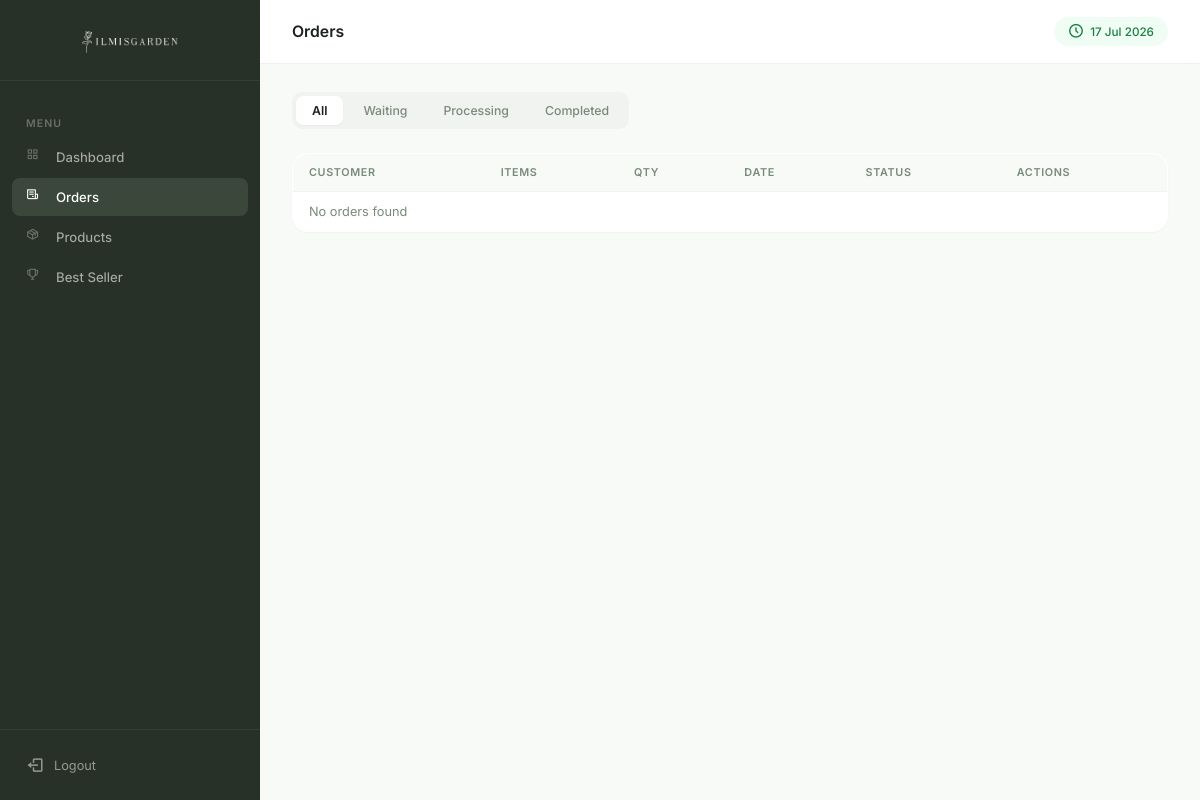
Before: /notuser/admin_transaction.php (signed in) with the older database file.
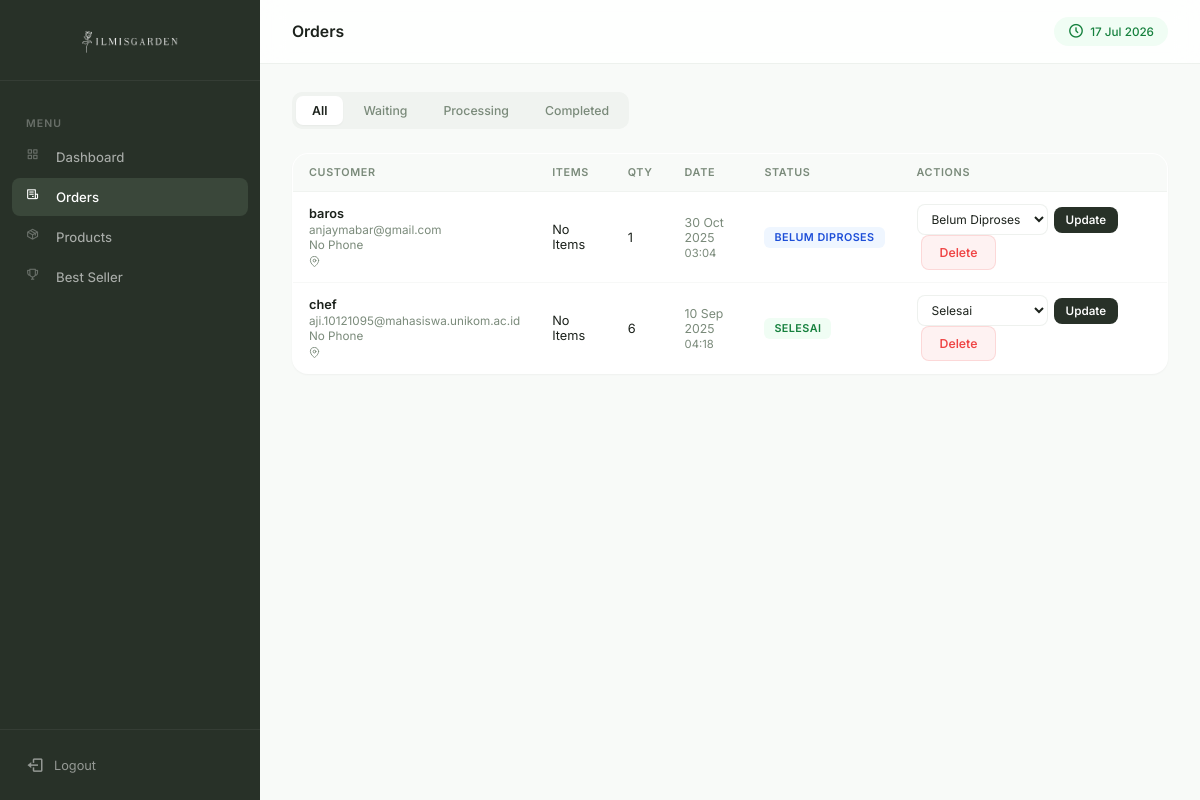
After: the same page with the newer database file.
### tables this page shows
CREATE TABLE IF NOT EXISTS `transactions` (
  `id_transaction` int(11) NOT NULL AUTO_INCREMENT,
  `user_id` varchar(10) NOT NULL,
  `total_items` int(11) NOT NULL,
  `subtotal` bigint(20) NOT NULL,
  `status` enum('belum diproses','diproses','selesai') DEFAULT 'belum diproses',
  `created_at` timestamp NOT NULL DEFAULT current_timestamp(),
  PRIMARY KEY (`id_transaction`),
  KEY `user_id` (`user_id`),
  CONSTRAINT `transactions_ibfk_1` FOREIGN KEY (`user_id`) REFERENCES `users` (`id_user`) ON DELETE CASCADE
);

CREATE TABLE IF NOT EXISTS `users` (
  `id_user` varchar(10) NOT NULL,
  `username` varchar(50) NOT NULL,
  `email` varchar(100) NOT NULL,
  `whatsapp` varchar(20) NOT NULL,
  `password` varchar(255) NOT NULL,
  `date_of_birth` date DEFAULT NULL,
  `created_at` timestamp NOT NULL DEFAULT current_timestamp(),
  `address` text NOT NULL,
  PRIMARY KEY (`id_user`),
  UNIQUE KEY `email` (`email`)
);

### notuser/admin_transaction.php (the view, shortened to what this page needs)
<?php
require '../conn/db.php';
function formatWA($number) {
    $number = preg_replace('/[^0-9]/', '', $number);
    return $number;
}
$status_filter = $_GET['status'] ?? 'all';
$sql = "
    SELECT
        t.id_transaction,
        t.total_items,
        t.subtotal,
        t.status,
        t.created_at,
        u.username,
        u.email,
        u.whatsapp,
        u.address,
        GROUP_CONCAT(p.name, ' (x', ti.qty, ')' SEPARATOR ', ') AS items
    FROM transactions t
    LEFT JOIN users u ON t.user_id = u.id_user
    LEFT JOIN transaction_items ti ON t.id_transaction = ti.transaction_id
    LEFT JOIN products p ON ti.product_id = p.id
    GROUP BY t.id_transaction
    ORDER BY t.created_at DESC
";
$transactions = $pdo->query($sql)->fetchAll();
?>
<!DOCTYPE html>
<html lang="id">
<head>
<link rel="stylesheet" href="admin_theme.css?v=<?= time() ?>">
<link href='https://unpkg.com/boxicons@2.1.4/css/boxicons.min.css' rel='stylesheet'>
</head>
<body>
<?php
include 'admin_layout.php';
?>
<div class="tabs">
  <a href="?status=all" class="<?= $status_filter=='all'?'active':'' ?>">All</a>
  <a href="?status=belum diproses" class="<?= $status_filter=='belum diproses'?'active':'' ?>">Waiting</a>
  <a href="?status=diproses" class="<?= $status_filter=='diproses'?'active':'' ?>">Processing</a>
  <a href="?status=selesai" class="<?= $status_filter=='selesai'?'active':'' ?>">Completed</a>
</div>
<table class="transaction-table">
<thead>
<tr>
  <th>Customer</th>
  <th>Items</th>
  <th>Qty</th>
  <th>Date</th>
  <th>Status</th>
  <th>Actions</th>
</tr>
</thead>
<tbody>
<?php
$filtered = array_filter($transactions, function ($t) use ($status_filter) {
    return $status_filter === 'all' || $t['status'] === $status_filter;
});
if (empty($filtered)): ?>
<tr>
  <td colspan="6" class="empty">No orders found</td>
</tr>
<?php else:
foreach ($filtered as $t):
$wa = formatWA($t['whatsapp']);
if ($t['status'] === 'belum diproses') {
    $msg = 'Halo '.$t['username'].', pesanan Anda sudah kami terima.';
} elseif ($t['status'] === 'diproses') {
    $msg = 'Halo '.$t['username'].', pesanan Anda sedang diproses.';
} elseif ($t['status'] === 'selesai') {
    $msg = 'Halo '.$t['username'].', pesanan Anda sudah dikirim.';
} else {
    $msg = 'Halo '.$t['username'];
}
?>
<tr>
<td data-label="Customer">
  <div style="font-weight:600;margin-bottom:2px;"><?= htmlspecialchars($t['username'] ?? 'Guest / Deleted User') ?></div>
  <div style="font-size:0.78rem;color:var(--muted);"><?= htmlspecialchars($t['email'] ?? '-') ?></div>
  <?php if (!empty($wa)): ?>
  <a href="https://wa.me/<?= $wa ?>?text=<?= urlencode($msg) ?>"
     target="_blank"
     style="display:inline-flex;align-items:center;gap:4px;font-size:0.78rem;color:#16a34a;font-weight:500;margin-top:4px;">
     <svg xmlns="http://www.w3.org/2000/svg" viewBox="0 0 24 24" fill="none" stroke="currentColor" stroke-width="2" stroke-linecap="round" stroke-linejoin="round" width="12" height="12" style="vertical-align: middle; margin-right: 2px;"><path d="M22 16.92v3a2 2 0 0 1-2.18 2 19.79 19.79 0 0 1-8.63-3.07 19.5 19.5 0 0 1-6-6 19.79 19.79 0 0 1-3.07-8.67A2 2 0 0 1 4.11 2h3a2 2 0 0 1 2 1.72 12.84 12.84 0 0 0 .7 2.81 2 2 0 0 1-.45 2.11L8.09 9.91a16 16 0 0 0 6 6l1.27-1.27a2 2 0 0 1 2.11-.45 12.84 12.84 0 0 0 2.81.7A2 2 0 0 1 22 16.92z"></path></svg>
     <?= htmlspecialchars($wa) ?>
  </a>
  <?php else: ?>
  <span style="font-size:0.78rem;color:var(--muted);">No Phone</span>
  <?php endif; ?>
  <div style="font-size:0.75rem;color:var(--muted);margin-top:2px;">
  </div>
</td>
<td data-label="Items" style="max-width:220px;"><?= htmlspecialchars($t['items'] ?? 'No Items') ?></td>
<td data-label="Qty"><?= (int)$t['total_items'] ?></td>
<td data-label="Date">
  <span style="font-size:0.82rem;color:var(--muted);">
    <?= date('d M Y', strtotime($t['created_at'])) ?>
    <br><span style="font-size:0.75rem;"><?= date('H:i', strtotime($t['created_at'])) ?></span>
  </span>
</td>
<td data-label="Status">
  <span class="status <?= $t['status'] ?>">
    <?= ucfirst($t['status']) ?>
  </span>
</td>
<td data-label="Actions">
  <form method="POST" class="status-form" style="display:inline-flex;">
    <select name="status">
      <option value="belum diproses" <?= $t['status']=='belum diproses'?'selected':'' ?>>Belum Diproses</option>
      <option value="selesai" <?= $t['status']=='selesai'?'selected':'' ?>>Selesai</option>
    </select>
    <button type="submit" name="update_status">Update</button>
  </form>
  <form method="POST" style="display:inline-flex;margin-left:4px;"
        onsubmit="return confirm('Yakin ingin menghapus transaksi ini?')">
    <button type="submit" name="delete_transaction" class="delete-btn">Delete</button>
  </form>
</td>
</tr>
<?php endforeach; endif; ?>
</tbody>
</table>
<?php include 'admin_layout_end.php'; ?>

Changed rows visible on the page:
added transactions: user.username "baros", user.email "anjaymabar@gmail.com", items "No Items", total_items "1", created_at "30 Oct 2025", created_at "03:04", status "BELUM DIPROSES", status "Belum Diproses"
added transactions: user.username "chef", user.email "aji.10121095@mahasiswa.unikom.ac.id", items "No Items", total_items "6", created_at "10 Sep 2025", created_at "04:18", status "SELESAI", status "Selesai"
Other visible differences:
text no longer shown: "No orders found"
